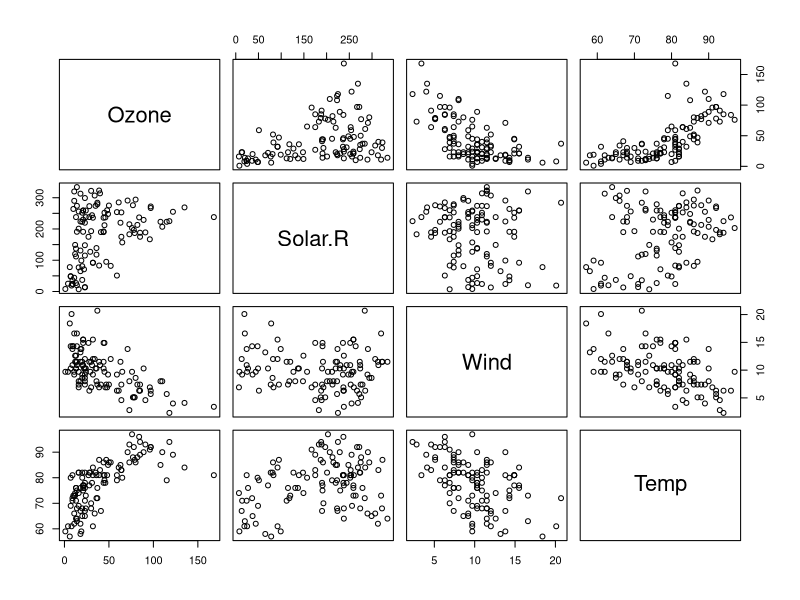
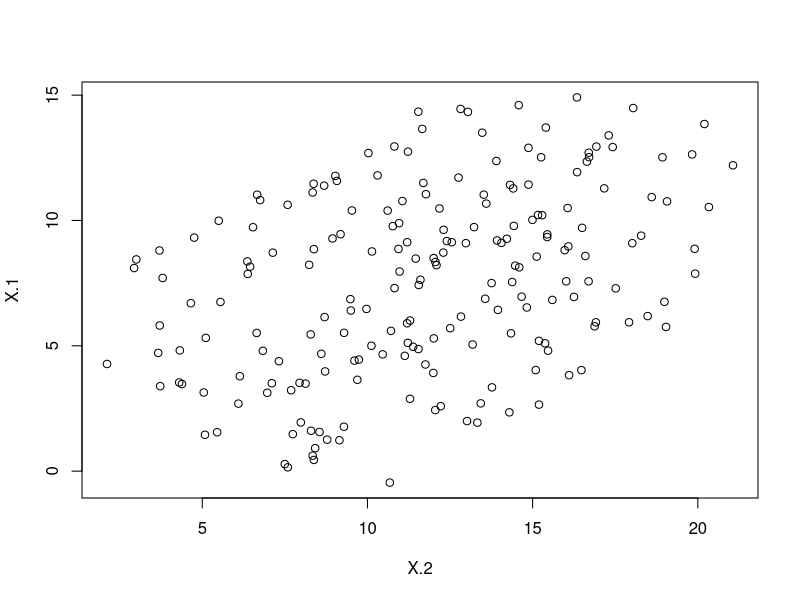
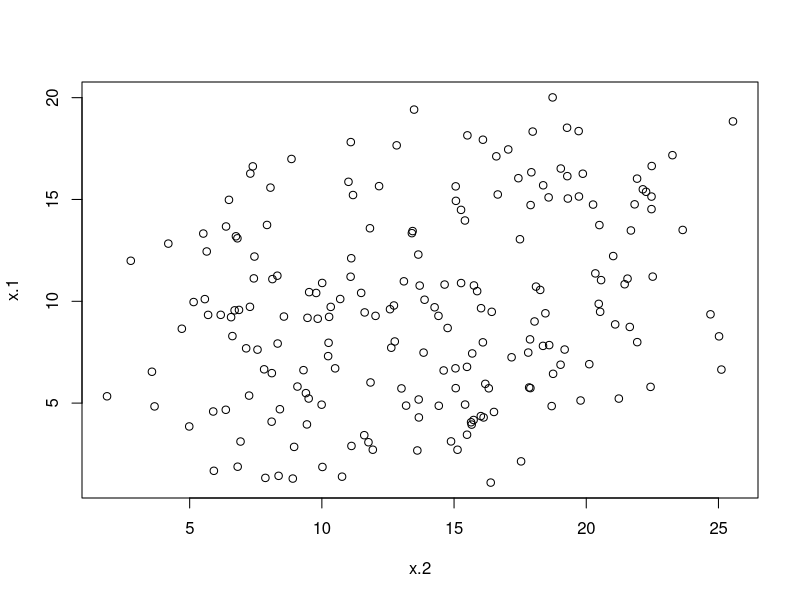

Source code (R) for these figures, in order: (Note: this script raises an error after producing the figures.)
setwd("C:/Users/helen/Documents/winter_2017/538_stats/lab/W9")
data("airquality")
head(airquality, 15)

library(dplyr)
airquality = airquality %>% #(%>% cleans up the data --> create data subset to eliminate na)
  subset(is.na(Solar.R)==FALSE & is.na(Ozone)==FALSE)

pairs(airquality[,c(1:4)])

#EXERCISE 1:
#Answer: by increasing the noise (increasing the length of Y to greater than 10 
#units), you reduce the correlation between X1 and X2, and vice versa (correlation
#increases with less noise).
Y = seq(from=0, to=20, by=0.1)
X.1 = (Y-2)/3 + runif(length(Y), min=0, max=10)
X.2 = (Y+3)/2 + runif(length(Y), min=0, max=10)
df = as.data.frame(cbind(Y, X.1, X.2))

summary(lm(Y~X.1, data=df))
summary(lm(Y~X.2, data=df))
summary(lm(Y~X.1+X.2, data=df))
plot(X.1~X.2)
cor(X.1, X.2)

y = seq(from=0, to=20, by=0.1)
x.1 = (Y-2)/3 + runif(length(Y), min=0, max=15)
x.2 = (Y+3)/2 + runif(length(Y), min=0, max=15)
df = as.data.frame(cbind(y, x.1, x.2))

summary(lm(y~x.1, data=df))
summary(lm(y~x.2, data=df))
summary(lm(y~x.1+x.2, data=df))
plot(x.1~x.2)
cor(x.1, x.2)

#EXERCISE 2:
mod3 = lm(Temp~Wind+Solar.R+Ozone, data=airquality)
summary(mod3)
anova(mod1, mod2, mod3)

#RESULTS:
#By adding Ozone to the model, we can see that the regression coefficients for both 
#wind and solar radiation lower considerably, and that the effect of wind and solar
#radiation on temperature is no longer significant. The adjusted R-squared value of
#model 3 is 0.49, which is higher than models 1 & 2, and means that model 3 has greater 
#explanatory power than models 1 & 2. The variance test (f-test) tells us that the 
#RSS value for model 3 is 4996.6, which accounts for significantly (p-value of 2.24e-09.)
#more variance than models 1 & 2.

#EXERCISE 3:
mod.sel = AIC (mod1, mod2, mod3)
#          df         AIC
#mod1       3         788.9671
#mod2       4         782.6779
#mod3       5         747.5795

#RESULTS:
#model 3 has a smaller AIC value compared to the other models (difference between 
#AIC value for mod 3 and AIC values for mod 1 and mod 2 is significant). This means
#that model 3 performs better than both models 1 & 2. Also, model 2 seems to perform
#better than model 1 (difference in AIC values between mod 1 and mod2 is between 
#4 and 7).